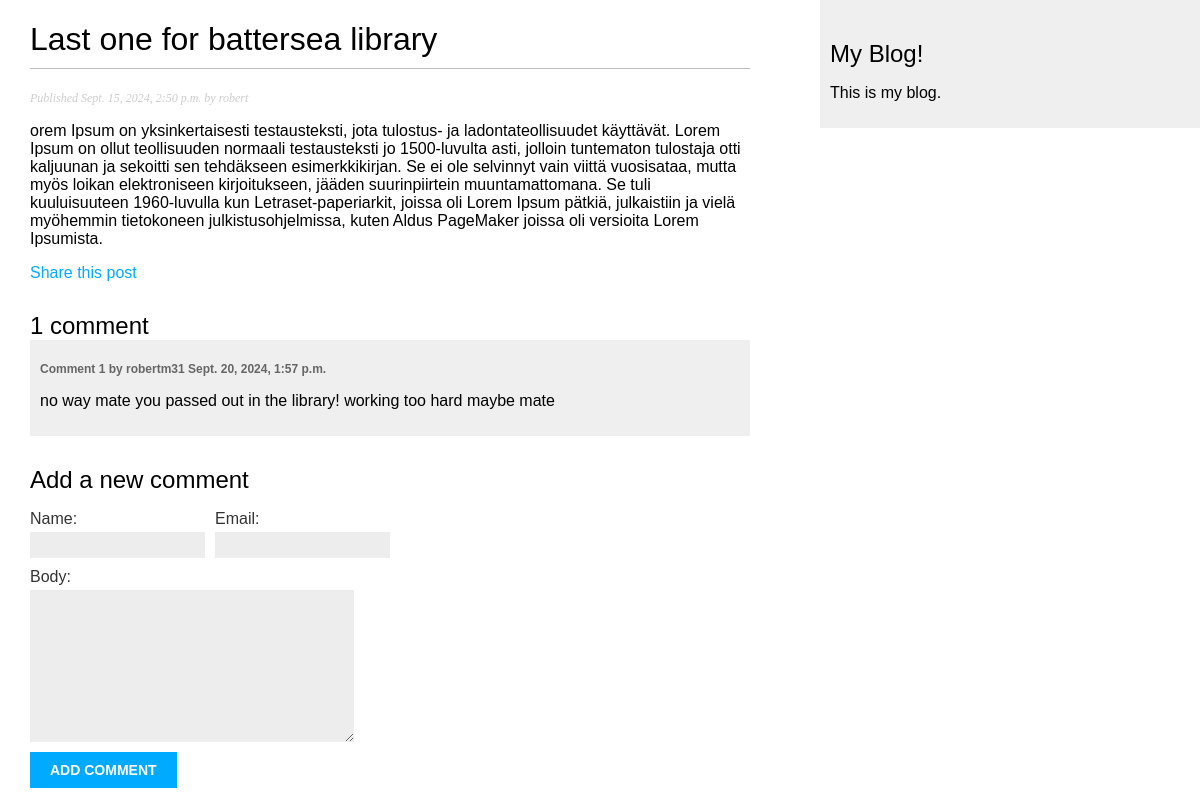
Page /blog/2024/9/15/last-one-for-battersea-library/ on the earlier database version.
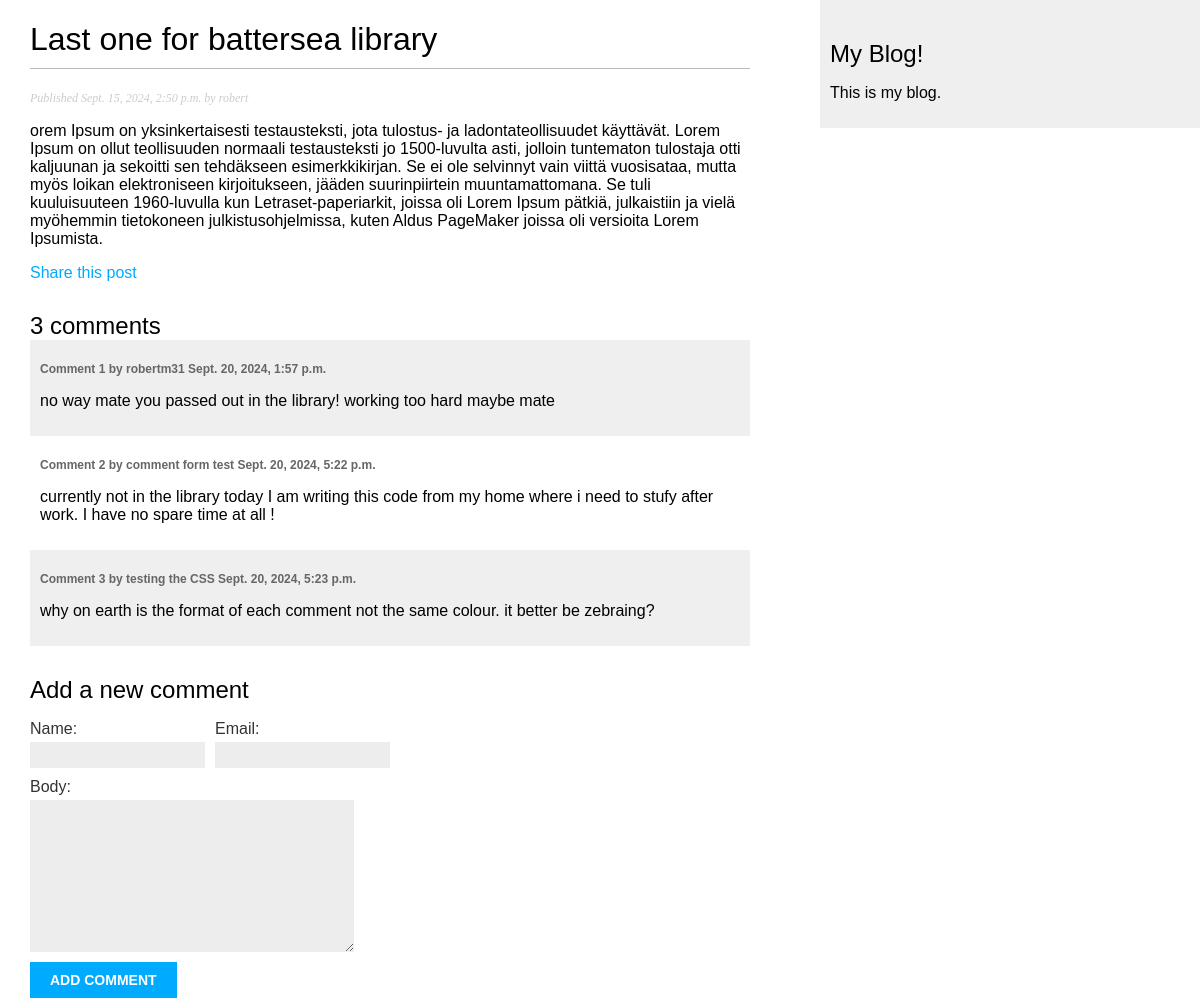
Same page on the later database version.
### blog/models.py (models this page shows, shortened)
class Comment(models.Model):
    post = models.ForeignKey(
        Post,
        on_delete=models.CASCADE,
        related_name="comments"
    )
    name = models.CharField(max_length=80)
    email = models.EmailField()
    body = models.TextField()
    created = models.DateTimeField(auto_now_add=True)
    updated = models.DateTimeField(auto_now=True)
    active = models.BooleanField(default=True)
    class Meta:
        ordering = ['created']
        indexes = [
            models.Index(fields=['created']),
        ]

### blog/views.py (the view)
def post_detail(request, year, month, day, post):
    post = get_object_or_404(
        Post,
        status=Post.Status.PUBLISHED,
        slug=post,
        publish__year=year,
        publish__month=month,
        publish__day=day
    )
    comments = post.comments.filter(active=True)
    form = CommentForm()
    return render(
        request,
        'blog/post/detail.html',
        {
            'post': post,
            "comments":comments,
            "form": form
        }
    )

### blog/forms.py
class CommentForm(forms.ModelForm):
    class Meta:
        model = Comment
        fields = ['name', 'email', 'body']

### blog/templates/blog/post/detail.html (shortened to what this page needs)
{% extends 'blog/base.html' %}
{% block content %}
    <h1>{{ post.title }}</h1>
    <p class="date">
        Published {{ post.publish }} by  {{ post.author }}
    </p>
    {{ post.body|linebreaks }}
    <p>
        <a href="{% url 'blog:post_share' post.id %}">
            Share this post
        </a>
    </p>
    {% with comments.count as total_comments %}
        <h2>
            {{ total_comments }} comment{{ total_comments|pluralize }}
        </h2>
    {% endwith %}
    {% for comment in comments %}
        <div class="comment">
            <p class="info">
                Comment {{ forloop.counter }} by {{ comment.name }}
                {{ comment.created }}
            </p>
            {{ comment.body|linebreaks }}
        </div>
    {% empty %}
        <p>There are no comments</p>
    {% endfor %}
    {% include "blog/post/includes/comment_form.html" %}
{% endblock %}

Differences in the rows shown:
added Comment: name "comment form test", created "Sept. 20, 2024, 5:22 p.m.", body "currently not in the library today I am writing this code from my home where i need to stufy after work. I have no spare time at all !"
added Comment: name "testing the CSS", created "Sept. 20, 2024, 5:23 p.m.", body "why on earth is the format of each comment not the same colour. it better be zebraing?"
Other differences:
{{ total_comments }}: "1" → "3"
